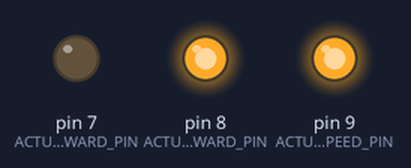
The program below on a simulated Arduino Uno, built with avr-gcc and run on an emulated ATmega328P. Parts: output pins drawn as LEDs (lit = HIGH). What the program prints to the serial monitor is not drawn.

Above: at 0.1 s.
Timing chart, 0 to 1.6 s (numbered marks = the images above):
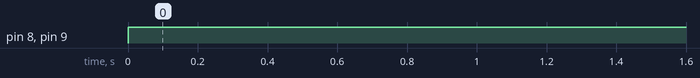

The program:

main.cpp
```cpp
#include <Arduino.h>

// Declare our variables

// Pin definitions
const int IR_SENSOR_PIN = 2;
const int ACTUATOR_FORWARD_PIN = 8;
const int ACTUATOR_BACKWARD_PIN = 7;
const int ACTUATOR_SPEED_PIN = 9;
const int trigPin = 7;
const int echoPin = 6;

// Constants
const int ACTUATION_TIME = 2000;
const int DEBOUNCE_DELAY = 50;

void setup()
{
  // pinMode(IR_SENSOR_PIN, INPUT);
  pinMode(ACTUATOR_FORWARD_PIN, OUTPUT);
  pinMode(ACTUATOR_BACKWARD_PIN, OUTPUT);
  pinMode(ACTUATOR_SPEED_PIN, OUTPUT);

  Serial.begin(9600); // For debugging
  Serial.println("Rat Trap System ready to kill, ah safely trap a rat");
}

void loop()
{
  digitalWrite(ACTUATOR_FORWARD_PIN, HIGH);
  digitalWrite(ACTUATOR_BACKWARD_PIN, LOW);
  analogWrite(ACTUATOR_SPEED_PIN, 255); // Full speed; adjust 0-255
  delay(2000);
}
```

Measured:
- by itself, pin 8 (ACTUATOR_FORWARD_PIN), pin 9 (ACTUATOR_SPEED_PIN): LOW → HIGH at 0.00 s
